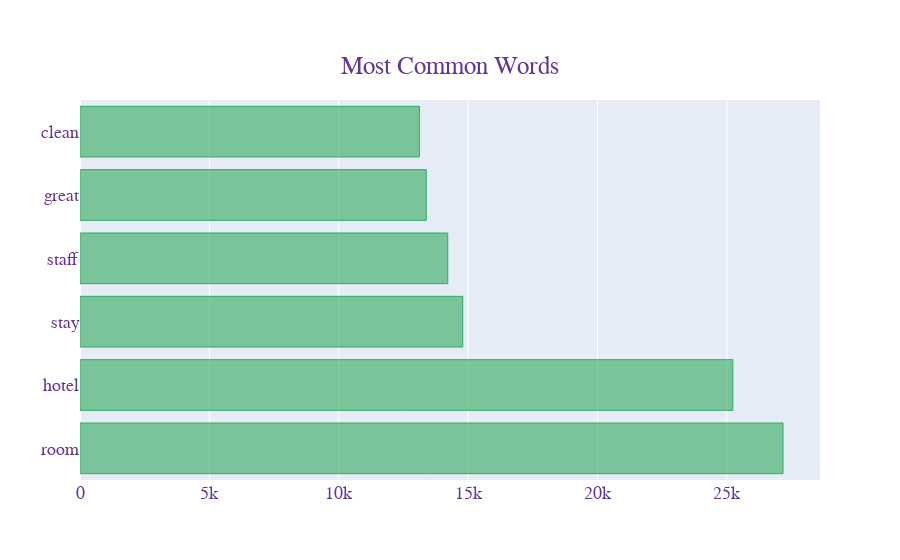

The code cell stored with this chart in its notebook:
### Code cell
# This code visualizes the most common words in the tokenized reviews from a DataFrame

# Extract tokenized reviews from the DataFrame
texts = df['tokenized_review']
# Split each review into a list of words and convert the lists into a single list of words
new = texts.str.split()
new = new.values.tolist()
corpus = [word for i in new for word in i]
# Count the frequency of each word in the corpus
counter = Counter(corpus)
# Get the most common words and their counts
most = counter.most_common()

# Initialize lists for storing words and their frequencies
x, y = [], []
# Iterate through the top 30 most common words
for word, count in most[:30]:
    # Exclude stopwords from the plot
    if word not in stopWords_nltk:
        x.append(word)  # Add word to the list of words
        y.append(count) # Add corresponding count to the list of counts

# Create a horizontal bar chart to display the most common words
fig = go.Figure(go.Bar(
            x=y,               # Frequencies on the x-axis
            y=x,               # Words on the y-axis
            orientation='h',  # Horizontal bars
            marker=dict(
                color='rgba(50, 171, 96, 0.6)',  # Bar color
                line=dict(
                    color='rgba(50, 171, 96, 1.0)',  # Bar border color
                    width=1  # Bar border width
                ),
            ),
            name='Most Common Word',  # Legend label
        ))

# Customize the layout of the figure
fig.update_layout(
    title={
        'text': "Most Common Words",  # Title of the plot
        'y': 0.9,
        'x': 0.5,
        'xanchor': 'center',
        'yanchor': 'top'
    },
    font=dict(
        family="Courier New, monospace",  # Font style
        size=18,  # Font size
        color="RebeccaPurple"  # Font color
    )
)

# Display the figure
fig.show()

### Figure 1 — Plotly figure (JSON) as saved in the notebook; plotly's stock layout.template omitted (floating-point values rounded to 4 significant figures)
{"data": [{"marker": {"color": "rgba(50, 171, 96, 0.6)", "line": {"color": "rgba(50, 171, 96, 1.0)", "width": 1}}, "name": "Most Common Word", "orientation": "h", "type": "bar", "x": [27167, 25229, 14791, 14212, 13382, 13118], "y": ["room", "hotel", "stay", "staff", "great", "clean"]}], "layout": {"font": {"color": "RebeccaPurple", "family": "Courier New, monospace", "size": 18}, "title": {"text": "Most Common Words", "x": 0.5, "xanchor": "center", "y": 0.9, "yanchor": "top"}}}
